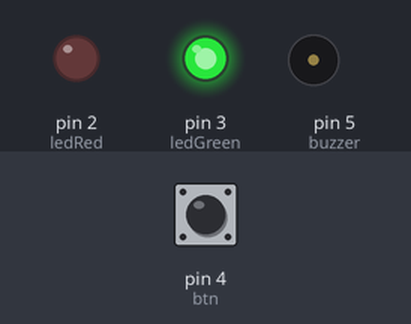
Recording of a program running on a simulated Arduino Uno, built with avr-gcc and run on an emulated ATmega328P. Shown: output pins drawn as LEDs (lit = HIGH), buzzer (waves = sounding). The test bench sets the inputs (shaded band); at power-on: pin 4 (btn) HIGH.

Above: at 1.2 s.
1.3 s: pin 4 (btn) pulled LOW for 0.15 s
At 1.45 s:
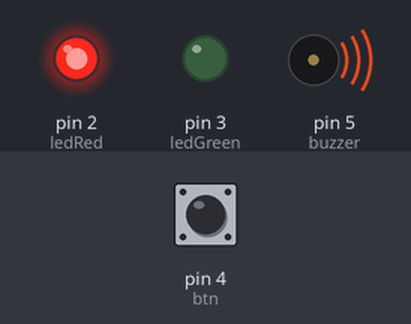
3.1 s: pin 4 (btn) pulled LOW for 3.2 s
At 7.5 s:
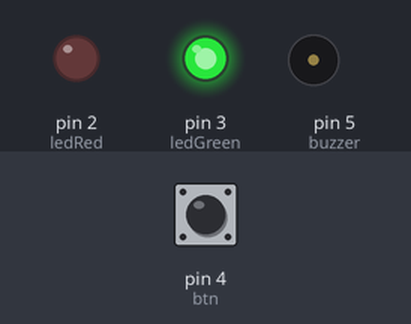
Timing chart, 0 to 9.0 s (numbered marks = the images above; inputs shaded):
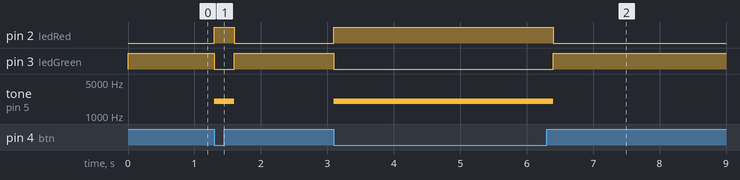

Measured:
- after the input at 1.3 s, pin 2 (ledRed): LOW → HIGH at once, → LOW 0.30 s later; pin 3 (ledGreen): HIGH → LOW at once, → HIGH 0.30 s later; tone on pin 5 (buzzer): silent → 2000 Hz at once, → silent 0.30 s later
- after the input at 3.1 s, pin 2 (ledRed): LOW → HIGH at once, → LOW 3.3 s later; pin 3 (ledGreen): HIGH → LOW at once, → HIGH 3.3 s later; tone on pin 5 (buzzer): silent → 2000 Hz at once, → silent 3.3 s later

The program:

main.cpp
```cpp
#include <Arduino.h>

#define ledRed 2
#define ledGreen 3
#define btn 4
#define buzzer 5

void setup() {
  //button input
  pinMode(btn, INPUT);

  //btn
  digitalWrite(btn, HIGH);

  //led output
  pinMode(ledRed, OUTPUT);
  pinMode(ledGreen, OUTPUT);
  pinMode(buzzer, OUTPUT);
}

void sound (int speed, int freq){
  tone(buzzer, freq);
  delay(speed);
  noTone(buzzer);
}

void gantiLampu (int lampu){
  if (lampu == 1)
  {
    digitalWrite(ledGreen, HIGH);
    digitalWrite(ledRed, LOW);
    digitalWrite(buzzer, LOW);
  } else {
    digitalWrite(ledGreen, LOW);
    digitalWrite(ledRed, HIGH);
    sound(300, 2000);
  }
}

void loop() {
  int isButtonPush = digitalRead(btn);
  if (isButtonPush == 1)
  {
    gantiLampu(1);
  } else {
    gantiLampu(0);
  }

}
```
